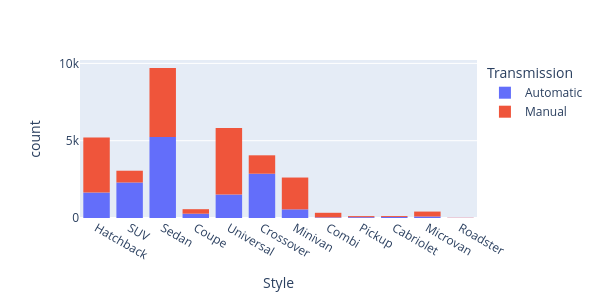

Notebook cell for this chart:
### Code cell
px.histogram(df, x='Style',color='Transmission' ,width=600, height=300 )

### Figure 1 — Plotly figure (JSON) as saved in the notebook; plotly's stock layout.template omitted (floating-point values rounded to 4 significant figures; data arrays with more than 128 entries replaced by an {"elided": "..."} marker saying what was removed)
{"data": [{"alignmentgroup": "True", "bingroup": "x", "hovertemplate": "Transmission=Automatic<br>Style=%{x}<br>count=%{y}<extra></extra>", "legendgroup": "Automatic", "marker": {"color": "#636efa", "pattern": {"shape": ""}}, "name": "Automatic", "offsetgroup": "Automatic", "orientation": "v", "showlegend": true, "type": "histogram", "x": {"elided": "14679 str values"}, "xaxis": "x", "yaxis": "y"}, {"alignmentgroup": "True", "bingroup": "x", "hovertemplate": "Transmission=Manual<br>Style=%{x}<br>count=%{y}<extra></extra>", "legendgroup": "Manual", "marker": {"color": "#EF553B", "pattern": {"shape": ""}}, "name": "Manual", "offsetgroup": "Manual", "orientation": "v", "showlegend": true, "type": "histogram", "x": {"elided": "17395 str values"}, "xaxis": "x", "yaxis": "y"}], "layout": {"barmode": "relative", "height": 300, "legend": {"title": {"text": "Transmission"}, "tracegroupgap": 0}, "margin": {"t": 60}, "width": 600, "xaxis": {"anchor": "y", "autorange": true, "domain": [0, 1], "range": [-0.5, 11.5], "title": {"text": "Style"}, "type": "category"}, "yaxis": {"anchor": "x", "autorange": true, "domain": [0, 1], "range": [0, 10220], "title": {"text": "count"}}}}
